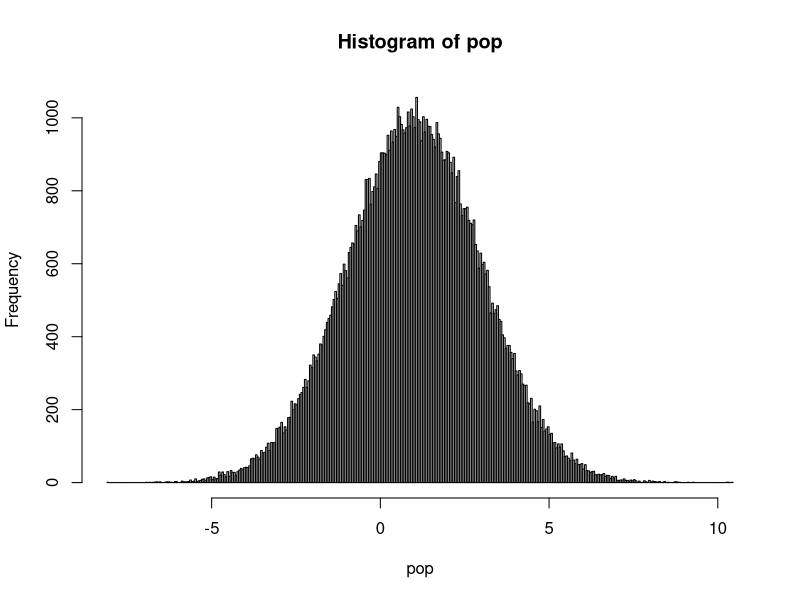

Recreate this plot in R. (Note: this script raises an error after producing the figure.)

N <- 100000
pop <- rnorm(N, 1, 2)
pop.mean <- mean(pop)
pop.sd <- sd(pop)
pop.median <- median(pop)
hist(pop, breaks = 400)

n.trials <- 10000
sample.size <- 10
sample.stat <- numeric(n.trials)

for (i in 1:n.trials) {
  samp <- sample(pop, sample.size, replace = T)
  sample.stat[i] <- mean(samp)
}
mean(sample.stat)
pop.mean
sd(sample.stat)
pop.sd/sqrt(10)


#lab 6
library(MASS)
#a)
make.fita <- function(r) {
  n <- 100
  dat <- mvrnorm(n, rep(0, 2), matrix(c(1, r, r, 1), 2, 2))
  x1 <- dat[, 1]
  x2 <- dat[, 2]
  y <- 1 + 2*x1 + 3 * x2
  dat <- data.frame(x1, x2, y)
  plot(dat)
  lm.1 <- lm(y ~ x1 + x2)
  return(summary(lm.1))
}
parta <- make.fit(.5)
plot(x1, x2)
plot(x1, y)
plot(x2, y)

#b)
parta$r.squared #r2
parta$sigma #Se

#c)
#same as part a, but correlation coeff = .1
make.fitc <- function(r) {
  n <- 100
  dat <- mvrnorm(n, rep(0, 2), matrix(c(1, r, r, 1), 2, 2))
  x1 <- dat[, 1]
  x2 <- dat[, 2]
  y <- 1 + 2*x1 + 3 * x2
  dat <- data.frame(x1, x2, y)
  plot(dat)
  lm.1 <- lm(y ~ x1 + x2)
  lm.2 <- lm(y ~ x1*x2)
  return(summary(lm.1))
}
partc <- make.fit(.1)
plot(x1, x2)
plot(x1, y)
plot(x2, y)

#d)
partc$r.squared #r2
partc$sigma #Se

#e)
parte <- summary(lm(y ~ x1*x2))
partc$r.squared #r2
partc$sigma #Se

#part2
#f)
N <- 100000
pop <- rnorm(N, 2, 3)
pop.mean <- mean(pop)
pop.sd <- sd(pop)

n.trials <- 10000
sample.size <- 500
sample.stat <- numeric(n.trials)

for (i in 1:n.trials) {
  samp <- sample(pop, sample.size, replace = T)
  sample.stat[i] <- sd(samp)
}
hist(sample.stat, breaks = 400)

#g)
qqnorm(sample.stat)
abline(3, .1)
#mean ~~ 3
#sd ~~ .1
#c ~~ .9